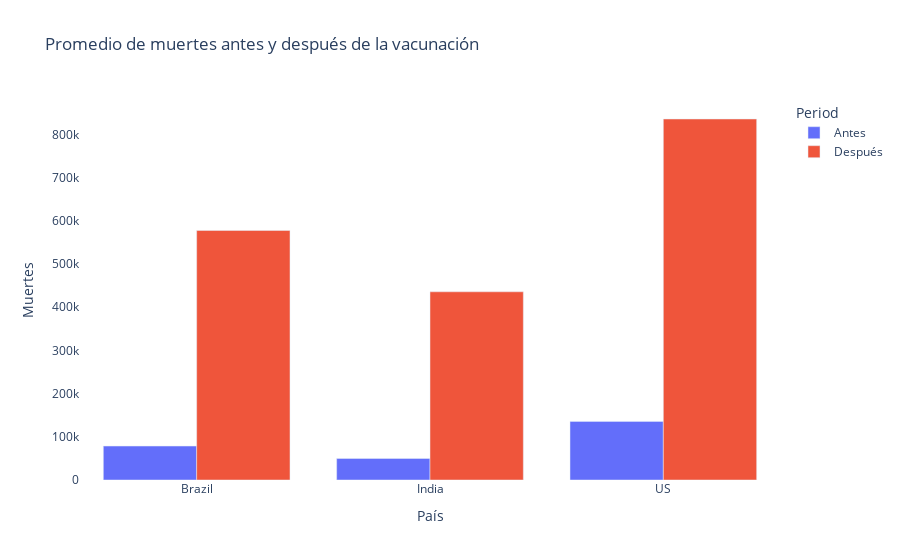

Notebook code cell kept with this figure:
### Code cell
# Existe una relación entre la vacunación y la disminución de las muertes por COVID-19 en estos países?
# La vacunación en estos países comenzó el 1 de enero de 2021
# Calcular el promedio de muertes antes y después de la vacunación
# Antes de la vacunación
deaths_before = top3_deaths.loc[:'2020-12-31'].mean()
# Después de la vacunación
deaths_after = top3_deaths.loc['2021-01-01':].mean()
# Juntar los datos en un DataFrame
df_deaths = pd.concat([deaths_before, deaths_after], axis=1)
df_deaths.columns = ['Antes', 'Después']
df_deaths.index.name = 'Country'


# Crear un DataFrame largo para el gráfico
df_long = df_deaths.reset_index().melt(id_vars='Country', var_name='Period', value_name='Deaths')

# Crear el gráfico de barras
fig = px.bar(df_long, x='Country', y='Deaths', color='Period', barmode='group',
             labels={'Deaths':'Muertes', 'Country':'País'},
             title='Promedio de muertes antes y después de la vacunación')
# Poner el fondo blanco
fig.update_layout(plot_bgcolor='white')

fig.show()

### Figure 1 — Plotly figure (JSON) as saved in the notebook; plotly's stock layout.template omitted (floating-point values rounded to 4 significant figures)
{"data": [{"alignmentgroup": "True", "hovertemplate": "Period=Antes<br>País=%{x}<br>Muertes=%{y}<extra></extra>", "legendgroup": "Antes", "marker": {"color": "#636efa", "pattern": {"shape": ""}}, "name": "Antes", "offsetgroup": "Antes", "orientation": "v", "showlegend": true, "textposition": "auto", "type": "bar", "x": ["Brazil", "India", "US"], "xaxis": "x", "y": [78580.0, 49770.0, 135700.0], "yaxis": "y"}, {"alignmentgroup": "True", "hovertemplate": "Period=Después<br>País=%{x}<br>Muertes=%{y}<extra></extra>", "legendgroup": "Después", "marker": {"color": "#EF553B", "pattern": {"shape": ""}}, "name": "Después", "offsetgroup": "Después", "orientation": "v", "showlegend": true, "textposition": "auto", "type": "bar", "x": ["Brazil", "India", "US"], "xaxis": "x", "y": [577800.0, 435800.0, 835900.0], "yaxis": "y"}], "layout": {"barmode": "group", "legend": {"title": {"text": "Period"}, "tracegroupgap": 0}, "plot_bgcolor": "white", "title": {"text": "Promedio de muertes antes y después de la vacunación"}, "xaxis": {"anchor": "y", "domain": [0, 1], "title": {"text": "País"}}, "yaxis": {"anchor": "x", "domain": [0, 1], "title": {"text": "Muertes"}}}}
